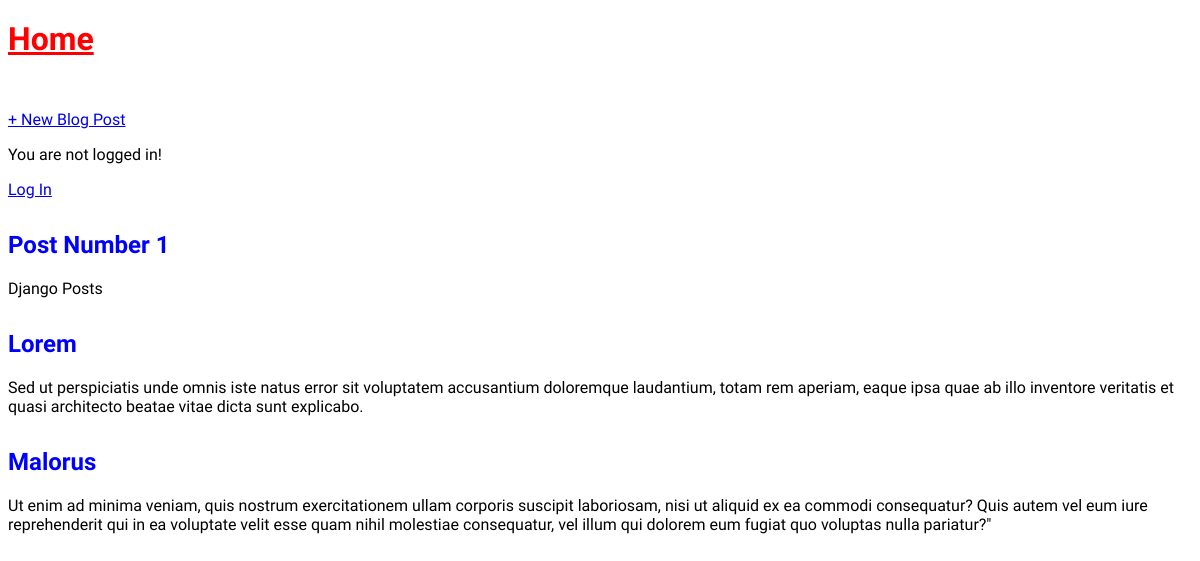
The page / on the database its author committed.
### blog/models.py (models this page shows, shortened)
class Post(models.Model):
  title = models.CharField(max_length=200)
  author = models.ForeignKey('auth.User', on_delete=models.CASCADE)
  body = models.TextField()

### blog/views.py (the view)
# urls.py: path('', BlogListView.as_view(), name='home'),
class BlogListView(ListView):
  model = Post
  template_name = "home.html"

### templates/home.html
{% extends 'base.html' %}
{% block content %}
  {% for post in object_list %}
    <div class="post-entry">
      <h2><a href="{% url 'post_detail' post.id %}">{{ post.title }}</a></h2>
      <p>{{ post.body }}</p>
    </div>
  {% endfor %}
{% endblock content %}

### templates/base.html (shortened to what this page needs)
{% load static %}
<!DOCTYPE html>
<html lang="en">
<head>
  <link rel="stylesheet" href="{% static 'css/base.css' %}">
</head>
<body>
  <header>
    <nav class="nav-left">
      <h1>
        <a href="{% url 'home' %}">Home</a>
      </h1>
    </nav>
    <nav class="nav-right">
      <a href="{% url 'post_new' %}">+ New Blog Post</a>
    </nav>
  </header>
  <main>
    {% if user.is_authenticated %}
      <p>Hello, {{ user.username }} </p>
      <p><a href="{% url 'logout' %}">Log Out</a></p>
      {% else %}
      <p>You are not logged in!</p>
      <p><a href="{% url 'login' %}">Log In</a></p>
    {% endif %}
    {% block content %}
    {% endblock content %}
  </main>
</body>
</html>

### static/css/base.css (style rules this page uses)
body { font-family: 'Mate SC', serif; }
header h1 a { color: red; font-size: 2rem; }
.nav-right { display: flex; padding-top: 2rem; }
.post-entry { margin-top: 2rem; }
.post-entry h2 a, .post-entry h2 a:visited { color: blue; text-decoration: none; }
.post-entry p { margin: 0; font-weight: 400; }

### rows shown on the page
Post: title "Post Number 1", body "Django Posts"
Post: title "Lorem", body "Sed ut perspiciatis unde omnis iste natus error sit voluptatem accusantium doloremque laudantium, totam rem aperiam, eaque ipsa quae ab illo inventore veritatis et quasi architecto beatae vitae dicta sunt explicabo."
Post: title "Malorus", body "Ut enim ad minima veniam, quis nostrum exercitationem ullam corporis suscipit laboriosam, nisi ut aliquid ex ea commodi consequatur? Quis autem vel eum iure reprehenderit qui in ea voluptate velit esse quam nihil molestiae consequatur, vel illum qui dolorem eum fugiat quo voluptas nulla pariatur?\""
